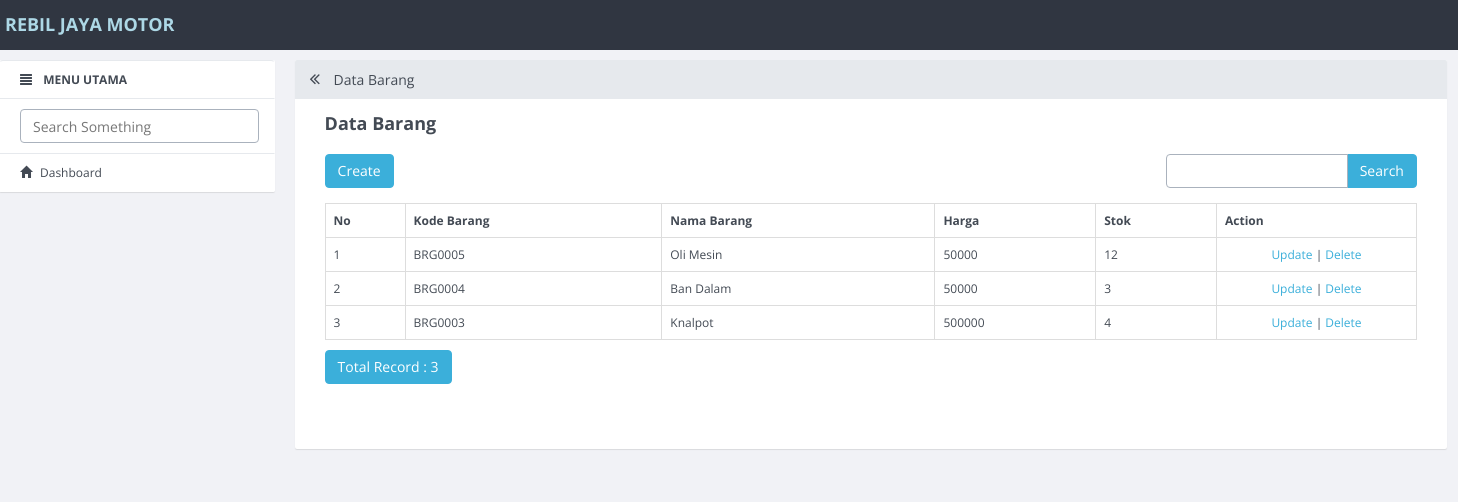
/index.php/barang, run on the app's committed database.
### tables this page shows
CREATE TABLE `barang` (
  `id_barang` int(11) NOT NULL,
  `kode_barang` varchar(10) DEFAULT NULL,
  `nama_barang` varchar(50) DEFAULT NULL,
  `harga` int(11) DEFAULT NULL,
  `stok` int(5) DEFAULT NULL,
  `foto_barang` varchar(100) DEFAULT NULL,
  `id_jenis` int(11) DEFAULT NULL,
  `id_merk` int(11) DEFAULT NULL,
  `kode_supplier` varchar(10) DEFAULT NULL
);

### application/controllers/Barang.php (called while the page is built, shortened)
<?php
class Barang extends CI_Controller
{
    function __construct()
    {
        $this->load->model('Barang_model');
        $this->load->model('No_urut');
        $this->load->library('form_validation');
    }
    public function index()
    {
        $q = urldecode($this->input->get('q', TRUE));
        $start = intval($this->input->get('start'));
        if ($q <> '') {
            $config['base_url'] = base_url() . 'barang/index.html?q=' . urlencode($q);
            $config['first_url'] = base_url() . 'barang/index.html?q=' . urlencode($q);
        } else {
            $config['base_url'] = base_url() . 'barang/index.html';
            $config['first_url'] = base_url() . 'barang/index.html';
        }
        $config['per_page'] = 10;
        $config['page_query_string'] = TRUE;
        $config['total_rows'] = $this->Barang_model->total_rows($q);
        $barang = $this->Barang_model->get_limit_data($config['per_page'], $start, $q);
        $this->load->library('pagination');
        $this->pagination->initialize($config);
        $data = array(
            'barang_data' => $barang,
            'q' => $q,
            'pagination' => $this->pagination->create_links(),
            'total_rows' => $config['total_rows'],
            'start' => $start,
            'konten' => 'barang/barang_list',
            'judul' => 'Data Barang',
        );
        $this->load->view('v_index', $data);
    }
}

### index.php (called while the page is built, shortened)
<?php
require_once BASEPATH.'core/CodeIgniter.php';

### application/config/config.php (called while the page is built, shortened)
<?php
$config['base_url'] = "http://".$_SERVER['HTTP_HOST'];
$config['base_url'] .= preg_replace('@/+$@','',dirname($_SERVER['SCRIPT_NAME'])).'/';
$config['index_page'] = '';
$config['uri_protocol']	= 'REQUEST_URI';
$config['url_suffix'] = '.html';
$config['language']	= 'english';
$config['charset'] = 'UTF-8';
$config['enable_hooks'] = FALSE;
$config['subclass_prefix'] = 'MY_';
$config['composer_autoload'] = FALSE;
$config['permitted_uri_chars'] = 'a-z 0-9~%.:_\-';
$config['enable_query_strings'] = FALSE;
$config['controller_trigger'] = 'c';
$config['function_trigger'] = 'm';
$config['directory_trigger'] = 'd';
$config['allow_get_array'] = TRUE;
$config['log_threshold'] = 0;
$config['log_path'] = '';
$config['log_file_extension'] = '';
$config['log_file_permissions'] = 0644;
$config['log_date_format'] = 'Y-m-d H:i:s';
$config['error_views_path'] = '';
$config['cache_path'] = '';
$config['cache_query_string'] = FALSE;
$config['encryption_key'] = '';
$config['sess_driver'] = 'files';
$config['sess_cookie_name'] = 'ci_session';
$config['sess_expiration'] = 7200;
$config['sess_save_path'] = NULL;
$config['sess_match_ip'] = FALSE;
$config['sess_time_to_update'] = 300;
$config['sess_regenerate_destroy'] = FALSE;
$config['cookie_prefix']	= '';
$config['cookie_domain']	= '';
$config['cookie_path']		= '/';
$config['cookie_secure']	= FALSE;
$config['cookie_httponly'] 	= FALSE;
$config['standardize_newlines'] = FALSE;
$config['global_xss_filtering'] = FALSE;
$config['csrf_protection'] = FALSE;
$config['csrf_token_name'] = 'csrf_test_name';
$config['csrf_cookie_name'] = 'csrf_cookie_name';
$config['csrf_expire'] = 7200;
$config['csrf_regenerate'] = TRUE;
$config['csrf_exclude_uris'] = array();
$config['compress_output'] = FALSE;
$config['time_reference'] = 'local';
$config['rewrite_short_tags'] = FALSE;
$config['proxy_ips'] = '';

### application/models/Barang_model.php (called while the page is built, shortened)
<?php
class Barang_model extends CI_Model
{
    public $table = 'barang';
    public $id = 'id_barang';
    public $order = 'DESC';
    function total_rows($q = NULL) {
        $this->db->like('id_barang', $q);
	$this->db->or_like('kode_barang', $q);
	$this->db->or_like('nama_barang', $q);
	$this->db->or_like('harga', $q);
	$this->db->or_like('stok', $q);
	$this->db->from($this->table);
        return $this->db->count_all_results();
    }
    function get_limit_data($limit, $start = 0, $q = NULL) {
        $this->db->order_by($this->id, $this->order);
        $this->db->like('id_barang', $q);
	$this->db->or_like('kode_barang', $q);
	$this->db->or_like('nama_barang', $q);
	$this->db->or_like('harga', $q);
	$this->db->or_like('stok', $q);
	$this->db->limit($limit, $start);
        return $this->db->get($this->table)->result();
    }
}

### application/views/barang/barang_list.php (the view, shortened to what this page needs)
<div class="row" style="margin-bottom: 10px">
            <div class="col-md-4">
                <?php echo anchor(site_url('barang/create'),'Create', 'class="btn btn-primary"'); ?>
            </div>
            <div class="col-md-4 text-center">
            </div>
            <div class="col-md-1 text-right">
            </div>
            <div class="col-md-3 text-right">
                <form action="<?php echo site_url('barang/index'); ?>" class="form-inline" method="get">
                    <div class="input-group">
                        <input type="text" class="form-control" name="q" value="<?php echo $q; ?>">
                        <span class="input-group-btn">
                          <button class="btn btn-primary" type="submit">Search</button>
                        </span>
                    </div>
                </form>
            </div>
        </div>
        <table class="table table-bordered" style="margin-bottom: 10px">
            <tr>
                <th>No</th>
        <th>Kode Barang</th>
        <th>Nama Barang</th>
        <th>Harga</th>
        <th>Stok</th>
        <th>Action</th>
            </tr><?php
            foreach ($barang_data as $barang)
            {
                ?>
                <tr>
            <td width="80px"><?php echo ++$start ?></td>
            <td><?php echo $barang->kode_barang ?></td>
            <td><?php echo $barang->nama_barang ?></td>
            <td><?php echo $barang->harga ?></td>
            <td><?php echo $barang->stok ?></td>
            <td style="text-align:center" width="200px">
                <?php
                echo anchor(site_url('barang/update/'.$barang->id_barang),'Update');
                echo ' | ';
                echo anchor(site_url('barang/delete/'.$barang->id_barang),'Delete','onclick="javasciprt: return confirm(\'Are You Sure ?\')"');
                ?>
            </td>
        </tr>
                <?php
            }
            ?>
        </table>
        <div class="row">
            <div class="col-md-6">
                <a href="#" class="btn btn-primary">Total Record : <?php echo $total_rows ?></a>
        </div>
            <div class="col-md-6 text-right">
            </div>
        </div>

### application/views/config/header.php (shortened to what this page needs)
<!DOCTYPE html>
<html>
  <head>
    <link rel="stylesheet" href="assets/dist/css/site.min.css">
    <link href="assets/bootstrap-datepicker.css" rel="stylesheet">
  </head>
  <body>
    <nav role="navigation" class="navbar navbar-custom">
        <div class="container-fluid">
          <h5 style="color: lightblue">REBIL JAYA MOTOR</h5>
        </div>
      </nav>

### application/views/v_index.php (shortened to what this page needs)
<?php include 'config/header.php'; ?>
    <div class="container-fluid">
        <div class="row row-offcanvas row-offcanvas-left">
          <?php include 'config/menu.php'; ?>
          <div class="col-xs-12 col-sm-9 content">
            <div class="panel panel-default">
              <div class="panel-heading">
                <h3 class="panel-title"><a href="javascript:void(0);" class="toggle-sidebar"><span class="fa fa-angle-double-left" data-toggle="offcanvas" title="Maximize Panel"></span></a> <?php echo $judul; ?></h3>
              </div>
              <div class="panel-body">
                <div class="content-row">
                  <h2 class="content-row-title"><?php echo $judul; ?></h2>
                  <div class="row">
                    <div class="col-md-12">
                     <?php include $konten.'.php'; ?>
                    </div>
                  </div>
                </div>
              </div>
            </div>
        </div>
      </div>
    </div>

### application/views/config/menu.php (shortened to what this page needs)
<div class="col-xs-6 col-sm-3 sidebar-offcanvas" role="navigation">
            <ul class="list-group panel">
                <li class="list-group-item"><i class="glyphicon glyphicon-align-justify"></i> <b>MENU UTAMA</b></li>
                <li class="list-group-item"><input type="text" class="form-control search-query" placeholder="Search Something"></li>
                <li class="list-group-item"><a href="<?php echo base_url()?>"><i class="glyphicon glyphicon-home"></i>Dashboard </a></li>
              </ul>
          </div>

### data on the page
barang: kode_barang "BRG0005", nama_barang "Oli Mesin", harga "50000", stok "12", id_barang "Update", id_barang "Delete"
barang: kode_barang "BRG0004", nama_barang "Ban Dalam", harga "50000", stok "3", id_barang "Update", id_barang "Delete"
barang: kode_barang "BRG0003", nama_barang "Knalpot", harga "500000", stok "4", id_barang "Update", id_barang "Delete"

### other printed values
$judul "Data Barang"
anchor(site_url('barang/create'),'Create', 'class="btn btn-primary"') "Create"
$total_rows "3"
